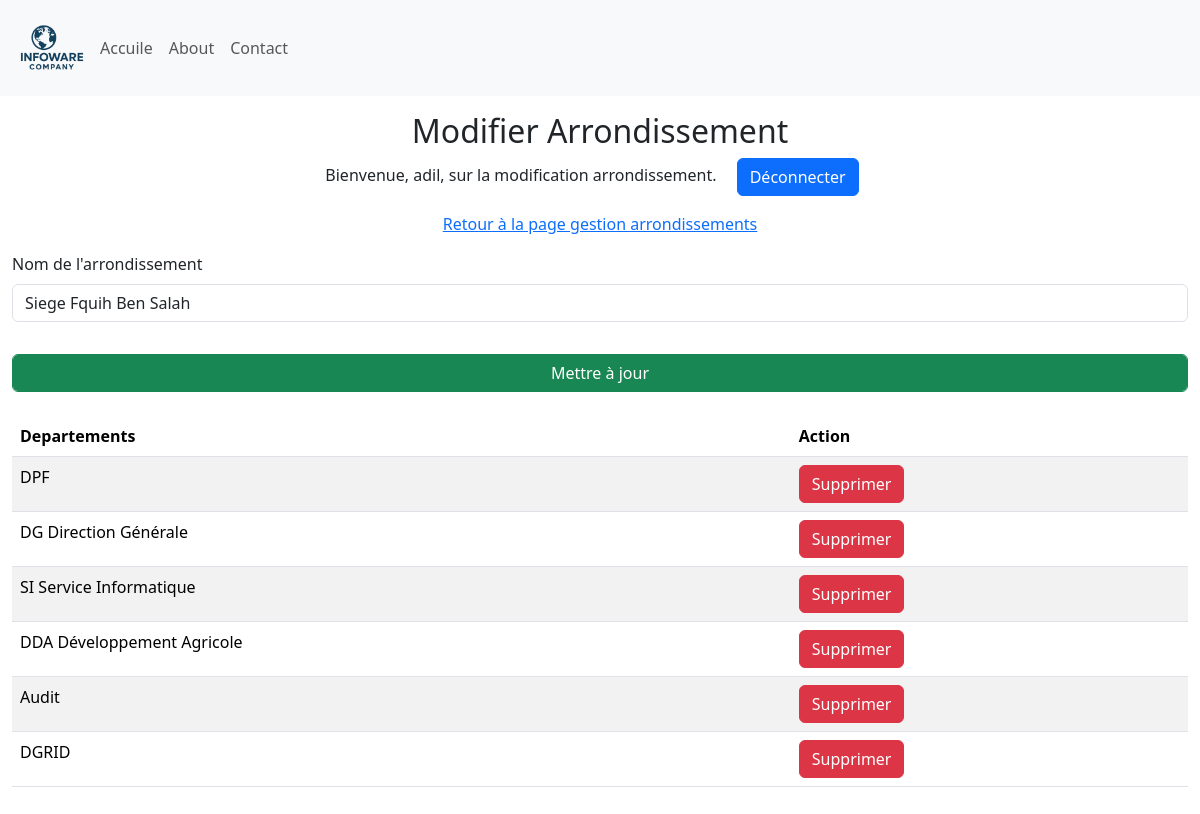
Screenshot of /update_arrondissement/1 (signed in) with the database file from the repository.
### Site/models.py (models this page shows, shortened)
class Arondissement(db.Model):
    id = db.Column(db.Integer, primary_key=True)
    arondissement = db.Column(db.String(25), unique=True, nullable=False)
    departement = db.relationship('Departement', backref='Departement', lazy=True)

class Departement(db.Model):
    id = db.Column(db.Integer, primary_key=True)
    departement = db.Column(db.String(25), unique=True, nullable=False)
    arondissement = db.Column(db.Integer, db.ForeignKey('arondissement.id'), nullable=False)

### Site/dashbord/arrondissement.py (the view)
@arrondissement.route('/update_arrondissement/<int:arrondissement_id>', methods=['GET', 'POST'])
def update_arrondissement(arrondissement_id):
    if 'user' not in session:
        return redirect(url_for('admin.admin'))
    arrondissement = Arondissement.query.get_or_404(arrondissement_id)
    if request.method == 'POST':
        new_name = request.form.get('arrondissementName')
        if new_name:
            arrondissement.arondissement = new_name
            db.session.commit()
            return redirect(url_for('arrondissement.manage_Arrondissements'))
    return render_template('update_arondissement.html', name=session['user'], arrondissement=arrondissement, departements=arrondissement.departement)

### Site/templates/update_arondissement.html (shortened to what this page needs)
{% extends 'base.html' %}
{% block body %}
<div class="container-fluid">
    <div class="row">
        <div class="col-12  my-3">
            <div class="text-center">
                <h2>Modifier Arrondissement</h2>
                <p>Bienvenue, {{ name }}, sur la modification arrondissement. <a class="mx-3 btn btn-primary" href="{{ url_for('admin.logout') }}"">Déconnecter</a></p>
                <p><a href="{{ url_for('arrondissement.manage_Arrondissements') }}">Retour à la page gestion arrondissements</a> </p>
            </div>
           <form method="POST">
                <div class="mb-3">
                    <label for="arrondissementName" class="form-label">Nom de l'arrondissement</label>
                    <input type="text" class="form-control" id="arrondissementName" name="arrondissementName" value="{{ arrondissement.arondissement }}" required>
                </div>
                <div class="mb-3">
                    <input type="submit" class="form-control btn btn-success mt-3" value="Mettre à jour">
                </div>
            </form>
                {% if departements %}
                <table class="table table-striped mt-4 ">
                    <thead>
                        <tr>
                          <th scope="col">Departements</th>
                          <th scope="col">Action</th>
                        </tr>
                      </thead>
                      <tbody>
                        {% for departement in departements %}
                        <tr>
                          <td>{{ departement.departement }}</td>
                          <td>
                             <a href ="{{ url_for('departement.delete_departement', departement_id=departement.id) }}" onclick="return confirm('Êtes-vous sûr de vouloir supprimer cet arrondissement ?');"  class="btn btn-danger">Supprimer</a>
                          </td>
                        </tr>
                        {% endfor %}
                </table>
                {% else %}
                <p class="mt-4 text-danger h4">Aucun departement associé à cet arrondissement.</p>
                {% endif %}
        </div>
    </div>
</div>
{% endblock %}

### Site/static/style.css (style rules this page uses)
* { margin: 0; padding: 0; box-sizing: border-box; }
:root { --primary-color: #0056b3; --secondary-color: #f8f9fa; --text-color: #333; --highlight-color: #007bff; }
body { font-family: 'Segoe UI', Tahoma, Geneva, Verdana, sans-serif; }

### rows the page displays
Arondissement: arrondissementName "Siege Fquih Ben Salah"
Departement: departement "DPF"
Departement: departement "DG Direction Générale"
Departement: departement "SI Service Informatique"
Departement: departement "DDA Développement Agricole"
Departement: departement "Audit"
Departement: departement "DGRID"

### other values shown
{{ name }} "adil"
